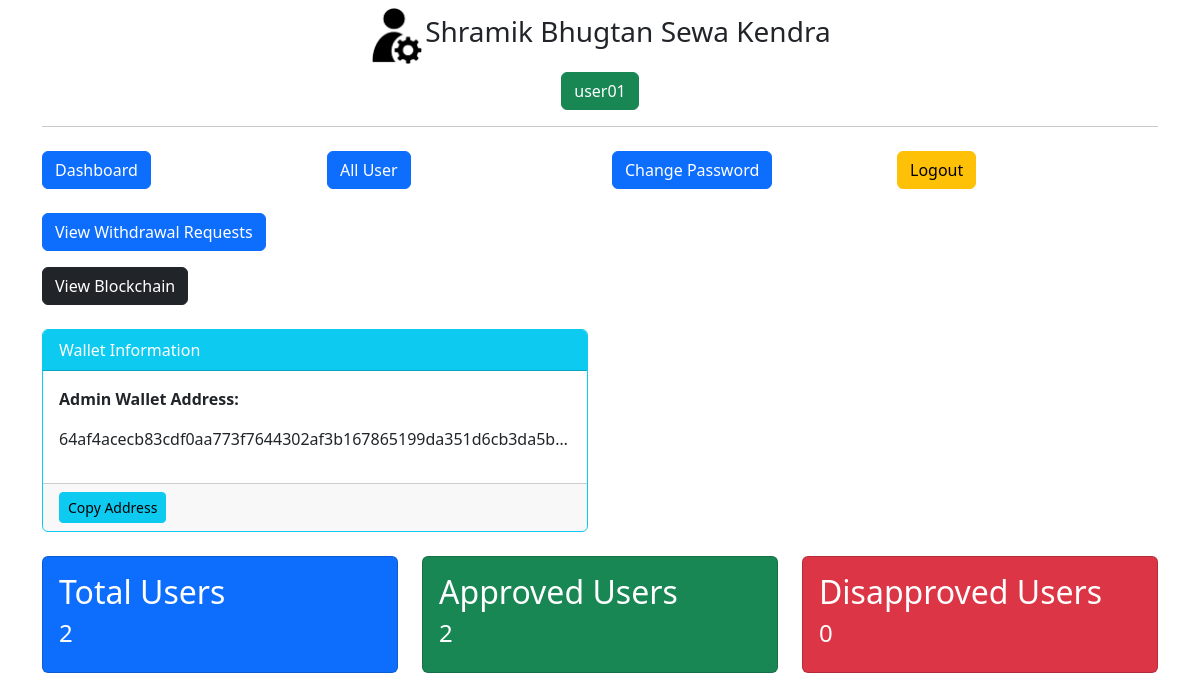
The app's page /admin/dashboard (signed in), older data.
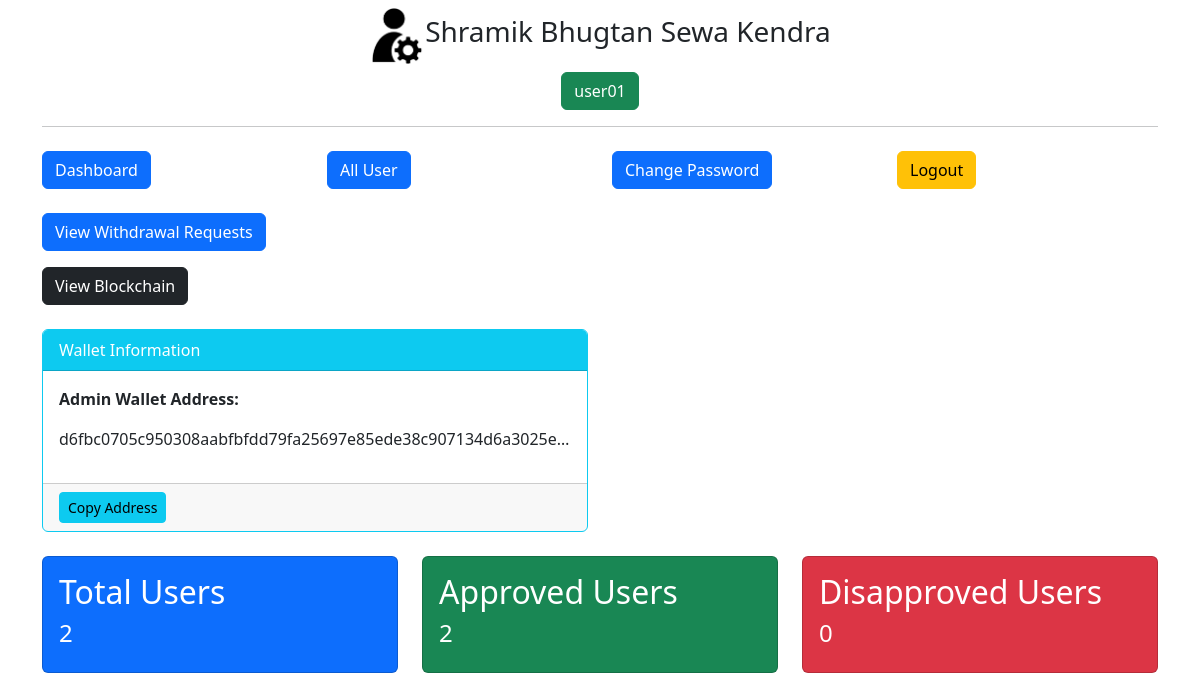
The same page, newer data.
### main.py (models this page shows, shortened)
class Admin(db.Model):
    id = db.Column(db.Integer, primary_key=True)
    username = db.Column(db.String(255), nullable=False)
    password = db.Column(db.String(255), nullable=False)
    wallet_address = db.Column(db.String(255), unique=True, nullable=False)  # New column

### main.py (the view)
@app.route('/admin/dashboard')
def adminDashboard():
    if not session.get('admin_id'):
        return redirect('/admin/')
    totalUser=User.query.count()
    totalApprove=User.query.filter_by(status=1).count()
    NotTotalApprove=User.query.filter_by(status=0).count()
    admin = Admin.query.get_or_404(session['admin_id'])
    return render_template('admin/dashboard.html', title="Admin Dashboard", totalUser=totalUser, totalApprove=totalApprove, NotTotalApprove=NotTotalApprove, admin=admin)

### templates/admin/dashboard.html
{% extends 'admin/layout.html' %}
{% block content %}
<div class="container">
    {% include 'admin/navbar.html' %}
</div>
<div class="container mt-4">
    <div class="row">
        <div class="col-lg-4 col-md-6 mb-4">
            <div class="card bg-primary text-white h-100">
                <div class="card-body d-flex flex-column justify-content-between">
                    <h2 class="card-title">Total Users</h2>
                    <h4>{{ totalUser }}</h4>
                </div>
            </div>
        </div>
        <div class="col-lg-4 col-md-6 mb-4">
            <div class="card bg-success text-white h-100">
                <div class="card-body d-flex flex-column justify-content-between">
                    <h2 class="card-title">Approved Users</h2>
                    <h4>{{ totalApprove }}</h4>
                </div>
            </div>
        </div>
        <div class="col-lg-4 col-md-6 mb-4">
            <div class="card bg-danger text-white h-100">
                <div class="card-body d-flex flex-column justify-content-between">
                    <h2 class="card-title">Disapproved Users</h2>
                    <h4>{{ NotTotalApprove }}</h4>
                </div>
            </div>
        </div>
    </div>
</div>
{% endblock content %}

### templates/admin/navbar.html (shortened to what this page needs)
<div class="row d-flex justify-content-center">
    <div class="col-lg-3 col-md-6 my-2">
        <a href="/admin/dashboard" class="btn btn-primary btn-block">Dashboard</a>
    </div>
    <div class="col-lg-3 col-md-6 my-2">
        <a href="/admin/get-all-user" class="btn btn-primary btn-block">All User</a>
    </div>
    <div class="col-lg-3 col-md-6 my-2">
        <a href="/admin/change-admin-password" class="btn btn-primary btn-block">Change Password</a>
    </div>
    <div class="col-lg-3 col-md-6 my-2">
        <a href="/admin/logout" class="btn btn-warning btn-block">Logout</a>
    </div>
</div>
<div class="my-3">
    <a href="{{ url_for('admin_withdrawal_requests') }}" class="btn btn-primary">View Withdrawal Requests</a>
</div>
<div class="my-3">
    <a href="/blockchain" class="btn btn-dark">View Blockchain</a>
</div>
<div class="row d-flex justify-content-left mt-4">
    <div class="col-12 col-md-8 col-lg-6">
        <div class="card border-info">
            <div class="card-header bg-info text-white">
                Wallet Information
            </div>
            <div class="card-body">
                <p class="card-text"><strong>Admin Wallet Address:</strong></p>
                <p class="text-center font-weight-bold overflow-hidden text-truncate">{{ admin.wallet_address }}</p>
            </div>
            <div class="card-footer">
                <button class="btn btn-info btn-sm copy-btn" onclick="copyToClipboard('{{ admin.wallet_address }}')">Copy Address</button>
            </div>
        </div>
    </div>
</div>

Row changes from the older to the newer data that the page shows:
changed Admin: wallet_address "64af4acecb83cdf0aa773f7644302af3b167865199da351d6cb3da5b…" → "d6fbc0705c950308aabfbfdd79fa25697e85ede38c907134d6a3025e…"
